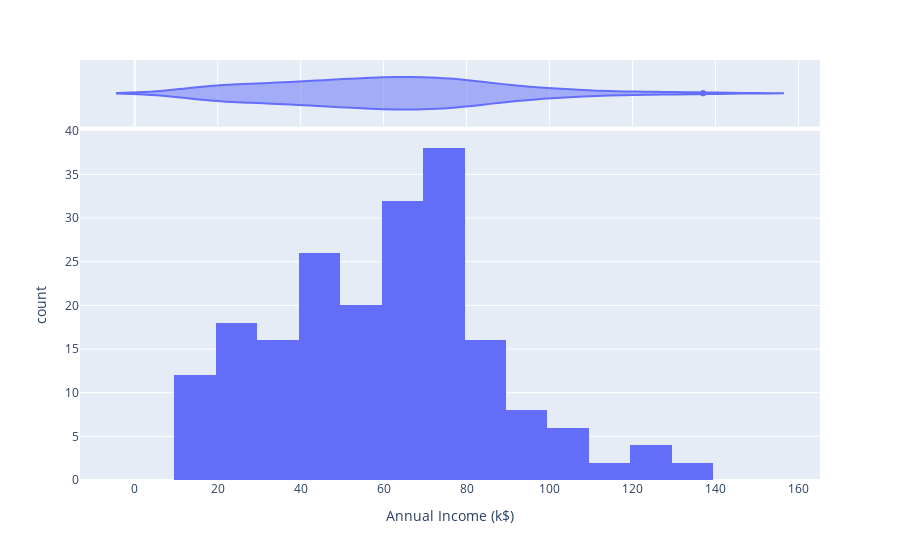

The cell this chart's notebook holds for it:
### Markdown cell above
Upon analyzing the **age distribution** of the **dataset**, we observe that it is **fairly uniform** across the **entire age range**, ranging from **15 to 74**. The **peak** in the **age range of 30-34**, we can understand that the most of costumers are ranging from **20 to 54**.we can not see monotony in this figure.

### Code cell
fig = px.histogram(df, x='Annual Income (k$)', marginal='violin')

# Display the plot
fig.show()

### Figure 1 — Plotly figure (JSON) as saved in the notebook; plotly's stock layout.template omitted (floating-point values rounded to 4 significant figures; data arrays with more than 128 entries replaced by an {"elided": "..."} marker saying what was removed)
{"data": [{"alignmentgroup": "True", "bingroup": "x", "hovertemplate": "Annual Income (k$)=%{x}<br>count=%{y}<extra></extra>", "legendgroup": "", "marker": {"color": "#636efa", "pattern": {"shape": ""}}, "name": "", "offsetgroup": "", "orientation": "v", "showlegend": false, "type": "histogram", "x": {"elided": "200 int values"}, "xaxis": "x", "yaxis": "y"}, {"alignmentgroup": "True", "hovertemplate": "Annual Income (k$)=%{x}<extra></extra>", "legendgroup": "", "marker": {"color": "#636efa"}, "name": "", "offsetgroup": "", "scalegroup": "x", "showlegend": false, "type": "violin", "x": {"elided": "200 int values"}, "xaxis": "x2", "yaxis": "y2"}], "layout": {"barmode": "relative", "legend": {"tracegroupgap": 0}, "margin": {"t": 60}, "xaxis": {"anchor": "y", "domain": [0, 1], "title": {"text": "Annual Income (k$)"}}, "xaxis2": {"anchor": "y2", "domain": [0, 1], "matches": "x", "showgrid": true, "showticklabels": false}, "yaxis": {"anchor": "x", "domain": [0, 0.8316], "title": {"text": "count"}}, "yaxis2": {"anchor": "x2", "domain": [0.8416, 1], "matches": "y2", "showgrid": false, "showline": false, "showticklabels": false, "ticks": ""}}}
